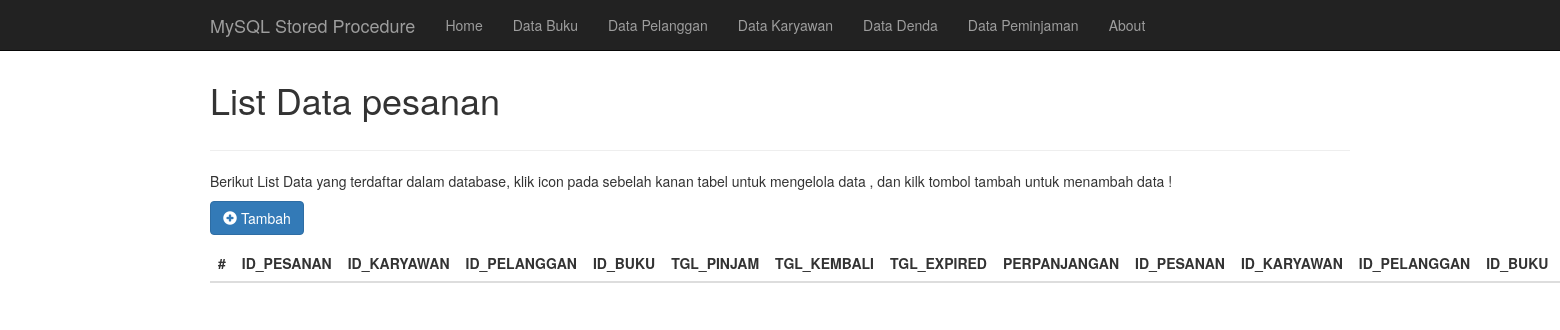
/index.php/myController/tampil/pesanan, run on an earlier commit of the app's database.
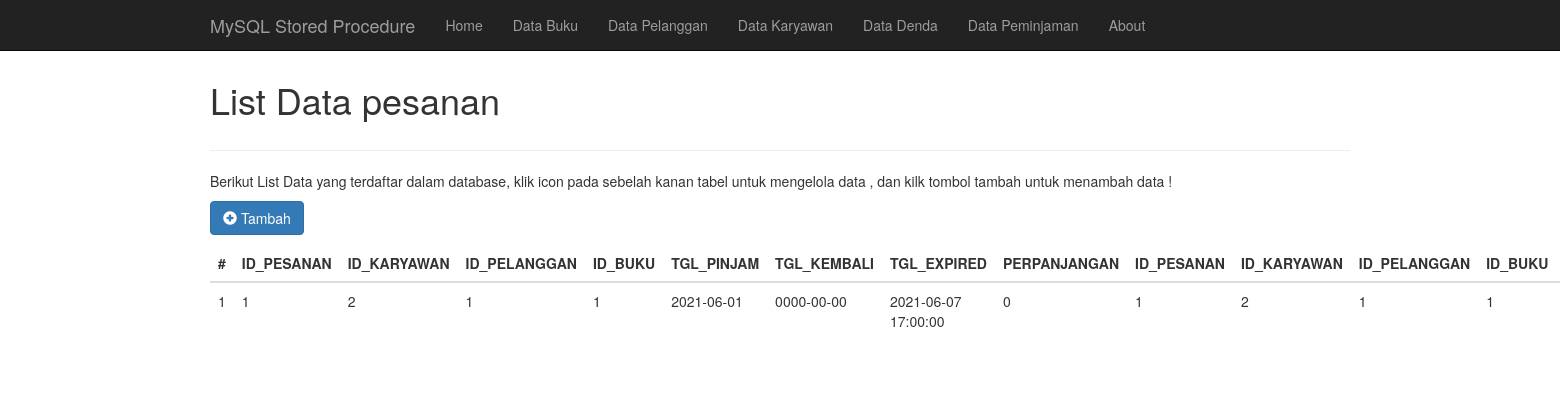
And on a later commit of the database.
### tables this page shows
CREATE TABLE `pesanan` (
  `ID_PESANAN` int(11) NOT NULL,
  `ID_KARYAWAN` int(11) DEFAULT NULL,
  `ID_PELANGGAN` int(11) DEFAULT NULL,
  `ID_BUKU` int(11) DEFAULT NULL,
  `TGL_PINJAM` date DEFAULT NULL,
  `TGL_KEMBALI` date DEFAULT NULL,
  `TGL_EXPIRED` timestamp NOT NULL DEFAULT current_timestamp() ON UPDATE current_timestamp(),
  `PERPANJANGAN` decimal(1,0) DEFAULT NULL
);

### index.php (called while the page is built, shortened)
<?php
require_once BASEPATH.'core/CodeIgniter.php';

### application/models/myModel.php (called while the page is built, shortened)
<?php
class myModel extends CI_Model {
	public function getKolom($tabel){
		$sql_query=$this->db->query("SELECT COLUMN_NAME FROM INFORMATION_SCHEMA.COLUMNS WHERE table_name = '".$tabel."'");
            if($sql_query->num_rows()>0){
                return $sql_query->result_array();
            }
	}
	public function tampil($tabel,$keyword,$list_kolom){
		$kolom="";
		foreach($list_kolom as $kol)
			$kolom=	$kolom.$kol['COLUMN_NAME'].",";
		$kolom=substr($kolom, 0, -1);
		$sql_query=$this->db->query("call SP_SEARCH_TABEL('".$tabel."','".$keyword."','".$kolom."')");
	    mysqli_next_result( $this->db->conn_id);
            if($sql_query->num_rows()>0){
                return $sql_query->result_array();
            }
	}
}

### application/views/v_data_dashboard.php (the view, shortened to what this page needs)
<p>
<a href="<?php echo base_url();?>index.php/myController/form/<?php echo $tabel;?>"
 class="btn btn-primary"><span class="glyphicon glyphicon-plus-sign"></span> Tambah</a>
</p>
<table class="table">
<thead>
	<tr>
	<th>#</th>
	<?php
		if(isset($list_kolom)){
			foreach($list_kolom as $kol)
				echo'<th>'.$kol['COLUMN_NAME'].'</th>';
		}
	?>
	</tr>
</thead>
<tbody>
<?php
if(isset($list_data)){
	$no=null;
	foreach($list_data as $row){
	$no++;
	echo'<tr>
	<td>'.$no.'</td>';
	if(isset($list_kolom)){
		foreach($list_kolom as $kol)
				echo'<td>'.$row[$kol['COLUMN_NAME']].'</td>';
	}
	echo '<td>
		<a href="'.base_url().'index.php/myController/form/'.$tabel.'/'.$row[$pk].'">
		<span class="glyphicon glyphicon-pencil" title="Edit"></span></a>
		&nbsp;
		<a OnClick="javascript:return(window.confirm(\'Anda yakin akan menghapus data ??\')) " href="'.base_url().'index.php/myController/hapus/'.$tabel.'/'.$row[$pk].'">
		<span class="glyphicon glyphicon-trash" title="Hapus"></span></a>
	</td>
	</tr>';
	}
}
?>
</tbody>
</table>

What changed in the data, as far as the page shows it:
added pesanan: COLUMN_NAME "1", COLUMN_NAME "2", COLUMN_NAME "2021-06-01", COLUMN_NAME "0000-00-00", COLUMN_NAME "2021-06-07 17:00:00", COLUMN_NAME "0"
